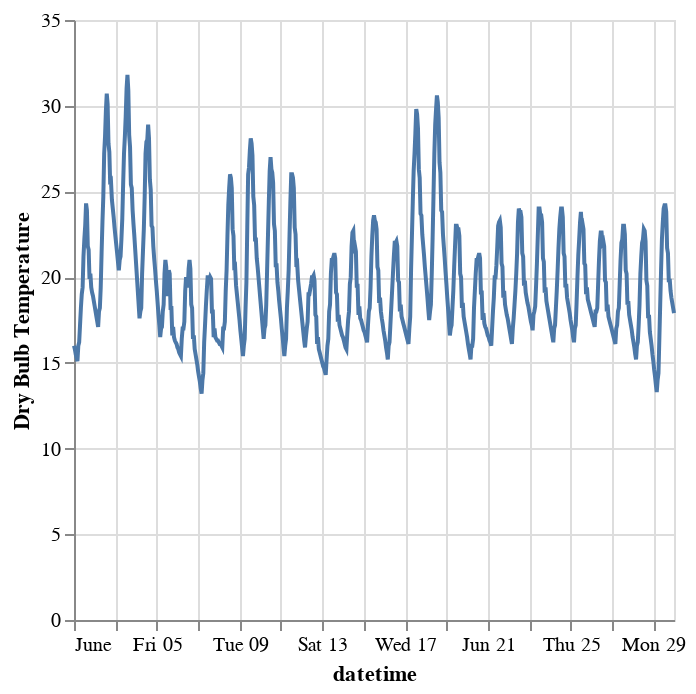

Notebook code cell kept with this figure:
### Markdown cell above
### looking at month

### Code cell
month = 6
n_days = 30
alt.Chart(
    df.filter(
        pl.col("datetime").is_between(
            datetime(2020, month, 1), datetime(2020, month, n_days))
    )
).mark_line().encode(x="datetime:T", y="Dry Bulb Temperature")

### Figure 1 — Vega-Lite specification as saved in the notebook (floating-point values rounded to 4 significant figures; data arrays with more than 128 entries replaced by an {"elided": "..."} marker saying what was removed)
{"config": {"view": {"continuousWidth": 300, "continuousHeight": 300}}, "data": {"name": "data-77fd4d3376b6a0646a326dd1ddb742ff"}, "mark": {"type": "line"}, "encoding": {"x": {"field": "datetime", "type": "temporal"}, "y": {"field": "Dry Bulb Temperature", "type": "quantitative"}}, "$schema": "https://vega.github.io/schema/vega-lite/v5.20.1.json", "datasets": {"data-77fd4d3376b6a0646a326dd1ddb742ff": {"elided": "697 records"}}}
